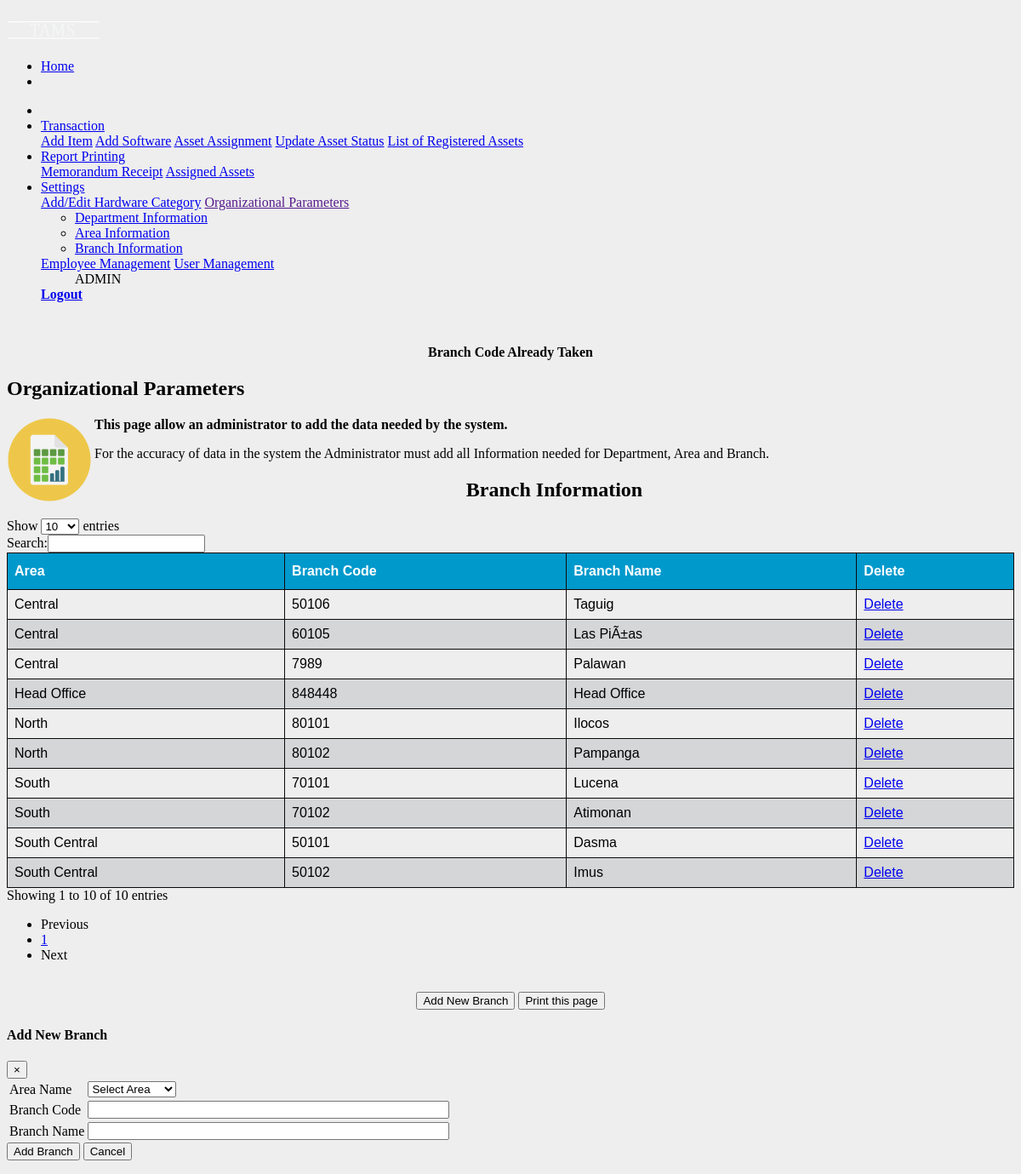
Page /error/ebranchparameters.php (signed in) on the committed database.
### tables this page shows
CREATE TABLE `tbl_branch` (
  `branchid` int(5) NOT NULL,
  `branchname` varchar(50) NOT NULL,
  `branchcode` varchar(6) NOT NULL,
  `areacode` varchar(6) NOT NULL
);

CREATE TABLE `tbl_area` (
  `areaid` int(5) NOT NULL,
  `areaname` varchar(50) NOT NULL,
  `areacode` varchar(6) NOT NULL
);

### library/database.php (called while the page is built, shortened)
<?php
function dbQuery($sql)
{
	$result = mysql_query($sql) or die(mysql_error());
	return $result;
}
function dbFetchAssoc($result)
{
	return mysql_fetch_assoc($result);
}
?>

### error/ebranchparameters.php (the view, shortened to what this page needs)
<?php
$errorMessage = 'Branch Code Already Taken';
if (isset($_GET['branchid']) && (int)$_GET['branchid'] >= 0) {
	$branchid= (int)$_GET['branchid'];
	$queryString = "&branchid=$branchid";
} else {
	$branchid = 0;
}
$sql = "select * from tbl_branch JOIN tbl_area ON tbl_branch.areacode=tbl_area.areacode order by branchcode";
$result = dbQuery ($sql);
?>
<head>
</head>
<div class="container">
<?php include_once("include/navigation.php");?>
</div>
<p>&nbsp;</p>
<div class="container">
  <div class="alert alert-danger">
<center><strong><p class="errorMessage"><?php echo $errorMessage; ?></p></strong></center>
</div>
<h2>Organizational Parameters</h2>
<p><img src="images/org.png" height="100" width="100" align="left"/> </p>
<strong>This page allow an administrator to add the data needed by the system.</strong>
<p>
For the accuracy of data in the system the Administrator must add all Information needed for Department, Area and Branch.
</p>
</div>
<form action="process/addbranch.php?action=add" method="post" name="frmAddbranch" id="frmAddbranch">
<div class="container">
<center><h2>Branch Information</h2></center>
  <div class="container">
	<div class="table-responsive-sm">
    <table id="branchinfo">
    <thead>
      <tr>
		<th>Area</th>
		<th>Branch Code</th>
		<th>Branch Name</th>
		<th>Delete
      </tr>
	  </thead>
	  </div>
	<?php
	while($row = dbFetchAssoc($result)) {
	extract($row);
	?>
	<td><?php echo $areaname; ?></td>
	<td><?php echo $branchcode; ?></td>
	<td><?php echo $branchname; ?></td>
	  <td> <a  style="font-weight:normal;" href="javascript:deleteBranch(<?php echo $branchid; ?>);">
	  Delete</a>
	 <?php
	}
	?>
  </div> <br>
<center>  <button type="button" class="btn btn-primary" data-toggle="modal" data-target="#addbranch">
   Add New Branch
  </button>
    <button class="btn btn-primary" onclick="myFunction()">Print this page</button>
  </center>
  <div class="modal fade" id="addbranch">
    <div class="modal-dialog">
      <div class="modal-content">
        <div class="modal-header">
          <h4 class="modal-title">Add New Branch</h4>
          <button type="button" class="close" data-dismiss="modal">&times;</button>
        </div>
<div class="modal-body">
<table>
<tr>
<td>Area Name </td>
  <td> <select class="form-control" name="arbrcode" id="arbrcode" required>
    <option value=""> Select Area</option>
	</select>
	</td>
</tr>
 <tr>
   <td>Branch Code</td>
   <td> <input class="form-control" name="branchcode" type="text" id="branchcode" size="50" maxlength="6" onKeyUp="checkNumber(this);" required></td>
  </tr>
<tr>
   <td>Branch Name</td>
   <td> <input class="form-control" name="branchname" type="text" id="branchname" size="50" maxlength="50" required></td>
  </tr>
 </table>
 </div>
		<form id ="btnAdd">
        <div class="modal-footer">
        <input name="btnAddbranch" type="submit" class="btn btn-Info" id="btnAddbranch" value="Add Branch"> </input>
		<button type="button" class="btn btn-danger" data-dismiss="modal">Cancel</button>
        </div>
		</form>
</div>
</div>
</div>
</div>

### error/ebranchparameters.php (style rules this page uses)
thead { font-family: arial;background-color: #ddccee; }
#branchinfo { font-family: "Trebuchet MS", Arial, Helvetica, sans-serif; border-collapse: collapse; width: 100%; }
#branchinfo td, #branchinfo th { border: 1px solid #090a0a; padding: 8px; }
#branchinfo th { padding-top: 12px; padding-bottom: 12px; text-align: left; background-color: #0099cc; color: white; }

### rows in the picture
tbl_branch: tbl_area.areaname "South Central", branchcode "50101", branchname "Dasma"
tbl_branch: tbl_area.areaname "South Central", branchcode "50102", branchname "Imus"
tbl_branch: tbl_area.areaname "Central", branchcode "50106", branchname "Taguig"
tbl_branch: tbl_area.areaname "Central", branchcode "60105", branchname "Las PiÃ±as"
tbl_branch: tbl_area.areaname "South", branchcode "70101", branchname "Lucena"
tbl_branch: tbl_area.areaname "South", branchcode "70102", branchname "Atimonan"
tbl_branch: tbl_area.areaname "Central", branchcode "7989", branchname "Palawan"
tbl_branch: tbl_area.areaname "North", branchcode "80101", branchname "Ilocos"
tbl_branch: tbl_area.areaname "North", branchcode "80102", branchname "Pampanga"
tbl_branch: tbl_area.areaname "Head Office", branchcode "848448", branchname "Head Office"

### other values in the picture
$_SESSION["tams_user_type"] "ADMIN"
$errorMessage "Branch Code Already Taken"
